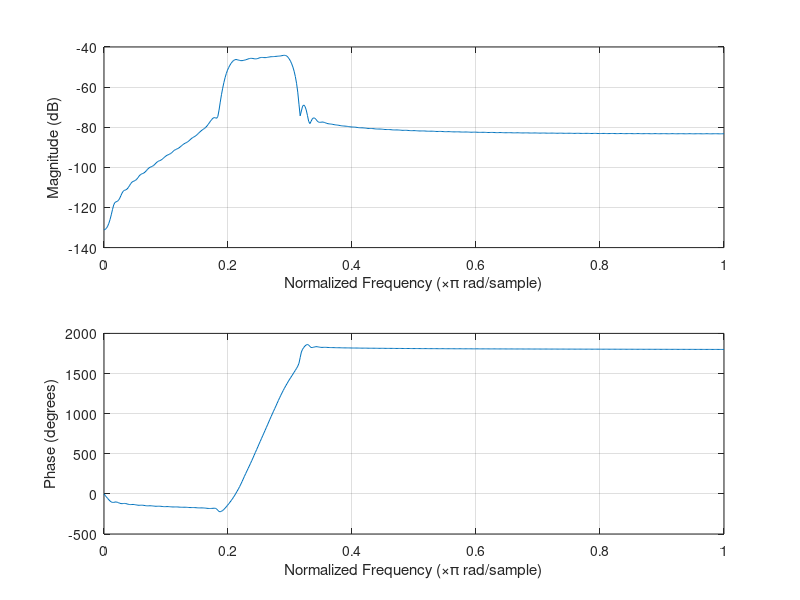
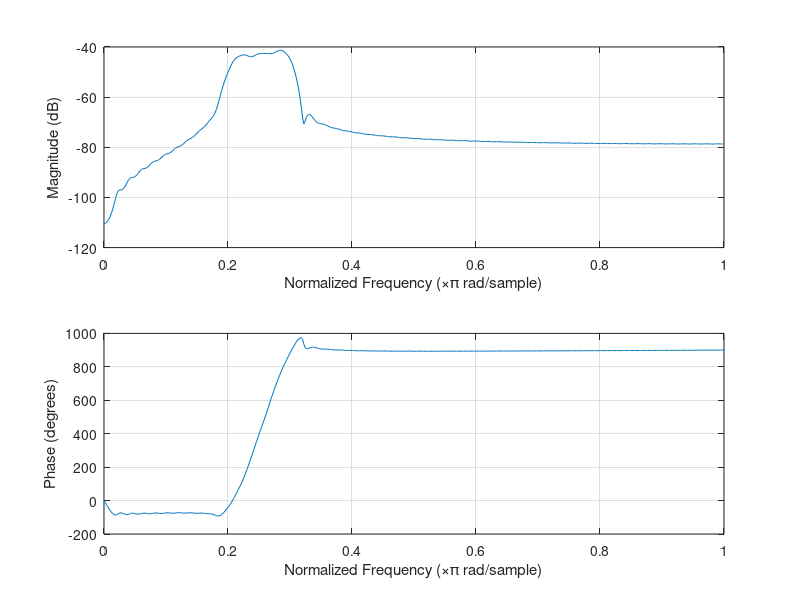
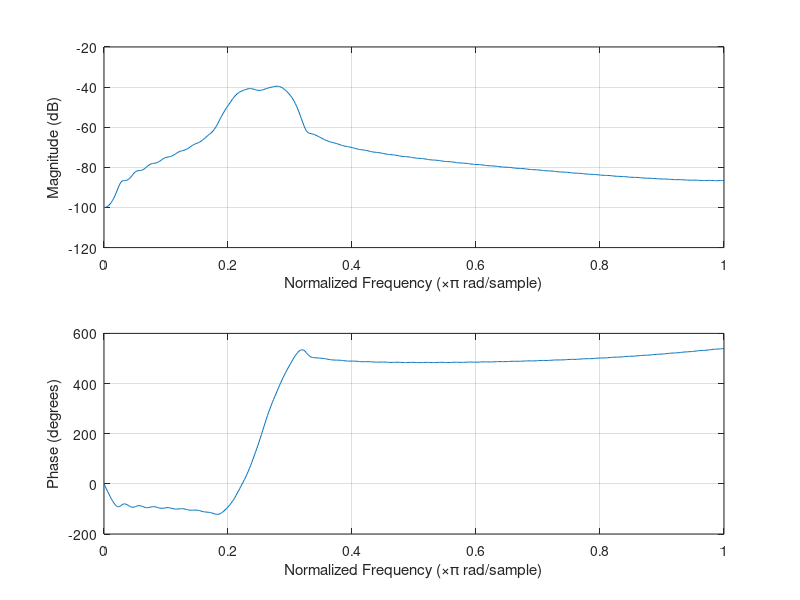
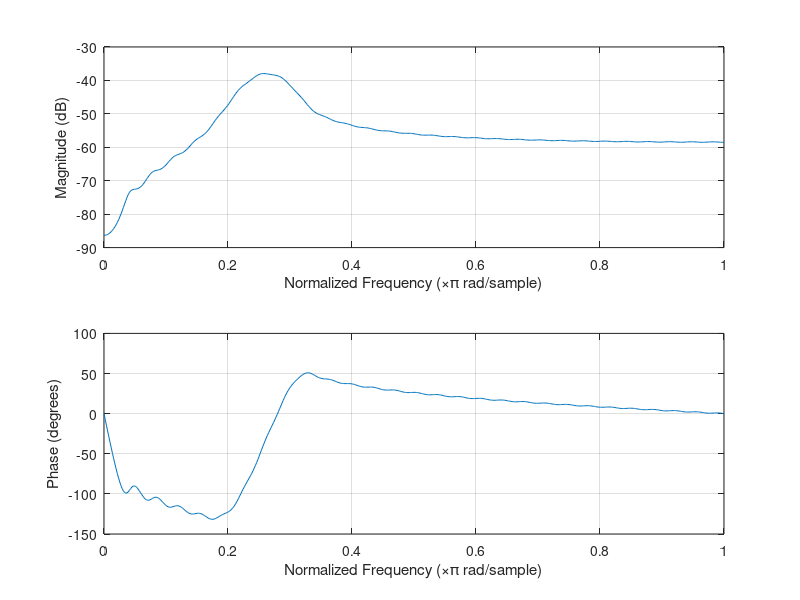

Source code (MATLAB) for these figures, in order: (Note: this script raises an error after producing the figures.)
h1 = [1,1,1,1,1];
h2 = [-1,-1,0,1,1];
h3 = [-1,1,1,1,1];
h4 = [-1,1,1,1,1,1,1,1,1,1,1,1,1,1,1,1,1,1,1];

figure(1)
subplot(2,2,1)
zplane(h1)
subplot(2,2,2)
zplane(h2)
subplot(2,2,3)
zplane(h3)
subplot(2,2,4)
zplane(h4)

%%
figure(2)
freqz(h1,1)
figure(3)
freqz(h2,1)
figure(4)
freqz(h3,1)
figure(5)
freqz(h4,1)

%% Exercise 1

Wp = [0.2 0.3];
Ws = [0.1 0.4];
Rp = 2;
Rs = 100;

[n, Wn] = buttord(Wp,Ws,Rp,Rs);
[B,A] = butter(n,Wn);

figure(1)
freqz(B,A);
title("Frequency response of the filter");
figure(2)
zplane(B,A);
title("The poles and zeros of the filter");
figure(3)
impz(B,A);
title("Impulse response of the filter");

%%
[h, t] = impz(B,A);
hmax = max(h);

samples_over = find(abs(h)>hmax*0.10);

h100 = h(1:(samples_over(end)));
t100 = t(1:(samples_over(end)));

h75 = h(1:floor(0.75*(samples_over(end))));
t75 = t(1:floor(0.75*(samples_over(end))));

h60 = h(1:floor(0.60*(samples_over(end))));
t60 = t(1:floor(0.60*(samples_over(end))));

h40 = h(1:floor(0.40*(samples_over(end))));
t40 = t(1:floor(0.40*(samples_over(end))));

h10 = h(1:floor(0.10*(samples_over(end))));
t10 = t(1:floor(0.10*(samples_over(end))));

figure(1)
title("Frequency response of the effective value of the filter");
freqz(h100,t100)

figure(2)
title("Frequency response of 75% of the effective value of the filter");
freqz(h75,t75)

figure(3)
title("Frequency response of 60% of the effective value of the filter");
freqz(h60,t60)

figure(4)
title("Frequency response of 40% of the effective value of the filter");
freqz(h40,t40)

figure(5)
title("Frequency response of 10% ofthe effective value of the filter");
freqz(h10,t10)

%% 1.2
Fs = 30000;
Ts = 1/Fs;
n = 601;

T0 = Ts/n;
F0 = Fs/n;

H = [ones(100,1);zeros(401,1);ones(100,1)];
f = -length(H)*F0/2:F0:((length(H)-1)*F0/2);


h = fftshift(ifft(H,'symmetric'));
t = 0:T0:(length(h)*T0-T0);


figure(1)
plot(t,h);
title('Impulse response');
grid();
xlabel('Time [Currently unknown amounts of s]')
ylabel('Magnitude [ ]')


figure(2)
plot(f,fftshift(H))
title('Frequency response');
grid();
xlabel('Frequency [Hz]')
ylabel('Magnitude [ ]')
ylim([-0.1 1.1])


%% Here I make the impulse response gradually shorter

h50 = zero_pad_alt(h(1:floor(0.50*length(h))),h);

h25 = zero_pad_alt(h(1:floor(0.25*length(h))),h);

h10 = zero_pad_alt(h(1:floor(0.10*length(h))),h);

figure(1)
subplot(2,1,1);
hold on
plot(f,fftshift(abs(fft(h))))
plot(f,fftshift(abs(fft(h50))))
plot(f,fftshift(abs(fft(h25))))
plot(f,fftshift(abs(fft(h10))))
xlim([0 f(end)])
legend('full','half','quarter','tenth');
hold off

subplot(2,1,2); % I'm not sure what to do about the phase here :/
hold on
plot(f,fftshift(angle(fft(h))))
plot(f50,fftshift(angle(fft(h50))))
plot(f25,fftshift(angle(fft(h25))))
plot(f10,fftshift(angle(fft(h10))))
xlim([0 f(end)])
hold off
%%
figure(2) % The lines need to be more thicc
subplot(4,1,1)
plot(t,h)
subplot(4,1,2)
plot(t(1:300),h50(1:300))
subplot(4,1,3)
plot(t(1:150),h25(1:150))
subplot(4,1,4)
plot(t(1:60),h10(1:60))


